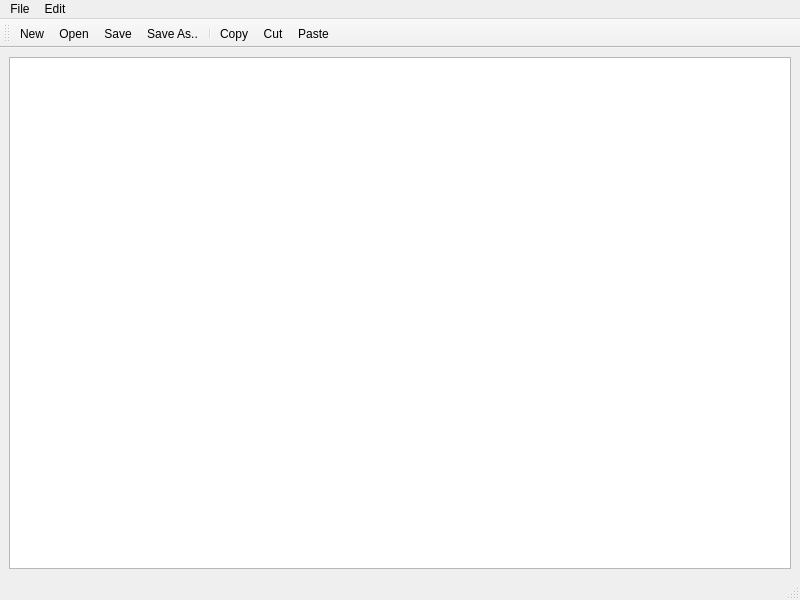
<?xml version="1.0" encoding="UTF-8"?>
<ui version="4.0">
 <class>MainWindow</class>
 <widget class="QMainWindow" name="MainWindow">
  <property name="geometry">
   <rect>
    <x>0</x>
    <y>0</y>
    <width>800</width>
    <height>600</height>
   </rect>
  </property>
  <property name="windowTitle">
   <string>MainWindow</string>
  </property>
  <widget class="QWidget" name="centralwidget">
   <layout class="QHBoxLayout" name="horizontalLayout">
    <item>
     <widget class="QPlainTextEdit" name="plainTextEdit"/>
    </item>
   </layout>
  </widget>
  <widget class="QMenuBar" name="menubar">
   <property name="geometry">
    <rect>
     <x>0</x>
     <y>0</y>
     <width>800</width>
     <height>22</height>
    </rect>
   </property>
   <widget class="QMenu" name="menuFile">
    <property name="title">
     <string>File</string>
    </property>
    <addaction name="actionNew"/>
    <addaction name="actionOpen"/>
    <addaction name="actionSave"/>
    <addaction name="actionSave_As"/>
    <addaction name="separator"/>
    <addaction name="actionExit"/>
   </widget>
   <widget class="QMenu" name="menuEdit">
    <property name="title">
     <string>Edit</string>
    </property>
    <addaction name="actionCopy"/>
    <addaction name="actionCut"/>
    <addaction name="actionPaste"/>
    <addaction name="separator"/>
    <addaction name="actionSelect_All"/>
    <addaction name="actionSelect_None"/>
   </widget>
   <addaction name="menuFile"/>
   <addaction name="menuEdit"/>
  </widget>
  <widget class="QStatusBar" name="statusbar"/>
  <widget class="QToolBar" name="toolBar">
   <property name="windowTitle">
    <string>toolBar</string>
   </property>
   <attribute name="toolBarArea">
    <enum>TopToolBarArea</enum>
   </attribute>
   <attribute name="toolBarBreak">
    <bool>false</bool>
   </attribute>
   <addaction name="actionNew"/>
   <addaction name="actionOpen"/>
   <addaction name="actionSave"/>
   <addaction name="actionSave_As"/>
   <addaction name="separator"/>
   <addaction name="actionCopy"/>
   <addaction name="actionCut"/>
   <addaction name="actionPaste"/>
  </widget>
  <action name="actionNew">
   <property name="icon">
    <iconset resource="resources.qrc">
     <normaloff>:/files/images/new.png</normaloff>:/files/images/new.png</iconset>
   </property>
   <property name="text">
    <string>New</string>
   </property>
  </action>
  <action name="actionOpen">
   <property name="icon">
    <iconset resource="resources.qrc">
     <normaloff>:/files/images/open.png</normaloff>:/files/images/open.png</iconset>
   </property>
   <property name="text">
    <string>Open</string>
   </property>
  </action>
  <action name="actionSave">
   <property name="icon">
    <iconset resource="resources.qrc">
     <normaloff>:/files/images/save.png</normaloff>:/files/images/save.png</iconset>
   </property>
   <property name="text">
    <string>Save</string>
   </property>
  </action>
  <action name="actionSave_As">
   <property name="icon">
    <iconset resource="resources.qrc">
     <normaloff>:/files/images/saveas.png</normaloff>:/files/images/saveas.png</iconset>
   </property>
   <property name="text">
    <string>Save As..</string>
   </property>
  </action>
  <action name="actionExit">
   <property name="text">
    <string>Exit</string>
   </property>
  </action>
  <action name="actionCopy">
   <property name="icon">
    <iconset resource="resources.qrc">
     <normaloff>:/files/images/copy.png</normaloff>:/files/images/copy.png</iconset>
   </property>
   <property name="text">
    <string>Copy</string>
   </property>
  </action>
  <action name="actionCut">
   <property name="icon">
    <iconset resource="resources.qrc">
     <normaloff>:/files/images/cut.png</normaloff>:/files/images/cut.png</iconset>
   </property>
   <property name="text">
    <string>Cut</string>
   </property>
  </action>
  <action name="actionPaste">
   <property name="icon">
    <iconset resource="resources.qrc">
     <normaloff>:/files/images/paste.png</normaloff>:/files/images/paste.png</iconset>
   </property>
   <property name="text">
    <string>Paste</string>
   </property>
  </action>
  <action name="actionSelect_All">
   <property name="icon">
    <iconset resource="resources.qrc">
     <normaloff>:/files/images/selectall.png</normaloff>:/files/images/selectall.png</iconset>
   </property>
   <property name="text">
    <string>Select All</string>
   </property>
  </action>
  <action name="actionSelect_None">
   <property name="icon">
    <iconset resource="resources.qrc">
     <normaloff>:/files/images/selectnone.png</normaloff>:/files/images/selectnone.png</iconset>
   </property>
   <property name="text">
    <string>Select None</string>
   </property>
  </action>
 </widget>
 <resources>
  <include location="resources.qrc"/>
 </resources>
 <connections/>
</ui>
